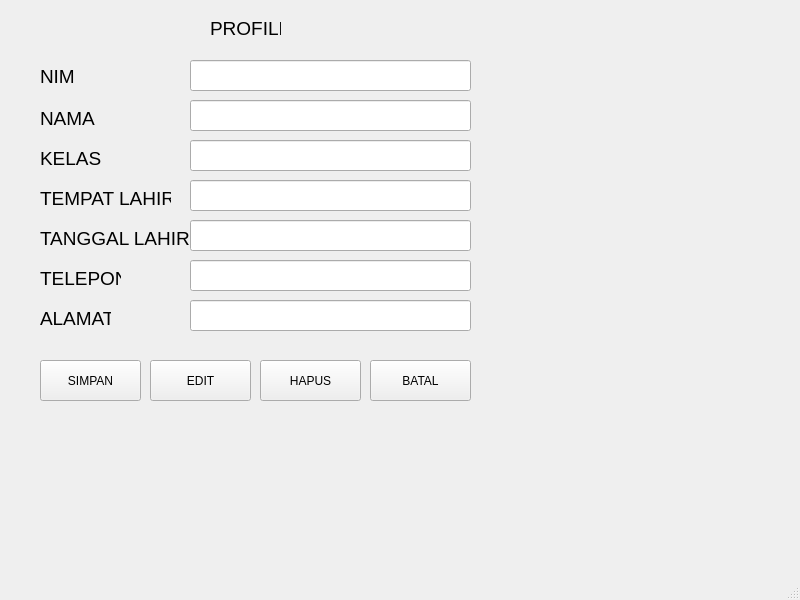
<?xml version="1.0" encoding="UTF-8"?>
<ui version="4.0">
 <class>MainWindow</class>
 <widget class="QMainWindow" name="MainWindow">
  <property name="geometry">
   <rect>
    <x>0</x>
    <y>0</y>
    <width>800</width>
    <height>600</height>
   </rect>
  </property>
  <property name="windowTitle">
   <string>MainWindow</string>
  </property>
  <property name="autoFillBackground">
   <bool>false</bool>
  </property>
  <widget class="QWidget" name="centralwidget">
   <widget class="QLabel" name="label">
    <property name="geometry">
     <rect>
      <x>40</x>
      <y>70</y>
      <width>47</width>
      <height>13</height>
     </rect>
    </property>
    <property name="font">
     <font>
      <pointsize>14</pointsize>
     </font>
    </property>
    <property name="text">
     <string>NIM</string>
    </property>
   </widget>
   <widget class="QLabel" name="label_2">
    <property name="geometry">
     <rect>
      <x>210</x>
      <y>20</y>
      <width>71</width>
      <height>16</height>
     </rect>
    </property>
    <property name="font">
     <font>
      <pointsize>14</pointsize>
     </font>
    </property>
    <property name="text">
     <string>PROFILE</string>
    </property>
   </widget>
   <widget class="QLabel" name="label_3">
    <property name="geometry">
     <rect>
      <x>40</x>
      <y>110</y>
      <width>71</width>
      <height>16</height>
     </rect>
    </property>
    <property name="font">
     <font>
      <pointsize>14</pointsize>
     </font>
    </property>
    <property name="text">
     <string>NAMA</string>
    </property>
   </widget>
   <widget class="QLabel" name="label_4">
    <property name="geometry">
     <rect>
      <x>40</x>
      <y>150</y>
      <width>71</width>
      <height>16</height>
     </rect>
    </property>
    <property name="font">
     <font>
      <pointsize>14</pointsize>
     </font>
    </property>
    <property name="text">
     <string>KELAS</string>
    </property>
   </widget>
   <widget class="QLabel" name="label_5">
    <property name="geometry">
     <rect>
      <x>40</x>
      <y>190</y>
      <width>131</width>
      <height>16</height>
     </rect>
    </property>
    <property name="font">
     <font>
      <pointsize>14</pointsize>
     </font>
    </property>
    <property name="text">
     <string>TEMPAT LAHIR</string>
    </property>
   </widget>
   <widget class="QLabel" name="label_6">
    <property name="geometry">
     <rect>
      <x>40</x>
      <y>230</y>
      <width>151</width>
      <height>16</height>
     </rect>
    </property>
    <property name="font">
     <font>
      <pointsize>14</pointsize>
     </font>
    </property>
    <property name="text">
     <string>TANGGAL LAHIR</string>
    </property>
   </widget>
   <widget class="QLabel" name="label_7">
    <property name="geometry">
     <rect>
      <x>40</x>
      <y>270</y>
      <width>81</width>
      <height>16</height>
     </rect>
    </property>
    <property name="font">
     <font>
      <pointsize>14</pointsize>
     </font>
    </property>
    <property name="text">
     <string>TELEPON</string>
    </property>
   </widget>
   <widget class="QLabel" name="label_8">
    <property name="geometry">
     <rect>
      <x>40</x>
      <y>310</y>
      <width>71</width>
      <height>16</height>
     </rect>
    </property>
    <property name="font">
     <font>
      <pointsize>14</pointsize>
     </font>
    </property>
    <property name="text">
     <string>ALAMAT</string>
    </property>
   </widget>
   <widget class="QLineEdit" name="lineEdit">
    <property name="geometry">
     <rect>
      <x>190</x>
      <y>180</y>
      <width>281</width>
      <height>31</height>
     </rect>
    </property>
   </widget>
   <widget class="QLineEdit" name="lineEdit_2">
    <property name="geometry">
     <rect>
      <x>190</x>
      <y>220</y>
      <width>281</width>
      <height>31</height>
     </rect>
    </property>
   </widget>
   <widget class="QLineEdit" name="lineEdit_3">
    <property name="geometry">
     <rect>
      <x>190</x>
      <y>260</y>
      <width>281</width>
      <height>31</height>
     </rect>
    </property>
   </widget>
   <widget class="QLineEdit" name="lineEdit_4">
    <property name="geometry">
     <rect>
      <x>190</x>
      <y>300</y>
      <width>281</width>
      <height>31</height>
     </rect>
    </property>
   </widget>
   <widget class="QLineEdit" name="lineEdit_5">
    <property name="geometry">
     <rect>
      <x>190</x>
      <y>140</y>
      <width>281</width>
      <height>31</height>
     </rect>
    </property>
   </widget>
   <widget class="QLineEdit" name="lineEdit_6">
    <property name="geometry">
     <rect>
      <x>190</x>
      <y>100</y>
      <width>281</width>
      <height>31</height>
     </rect>
    </property>
   </widget>
   <widget class="QLineEdit" name="lineEdit_7">
    <property name="geometry">
     <rect>
      <x>190</x>
      <y>60</y>
      <width>281</width>
      <height>31</height>
     </rect>
    </property>
   </widget>
   <widget class="QPushButton" name="pushButton">
    <property name="geometry">
     <rect>
      <x>40</x>
      <y>360</y>
      <width>101</width>
      <height>41</height>
     </rect>
    </property>
    <property name="text">
     <string>SIMPAN</string>
    </property>
   </widget>
   <widget class="QPushButton" name="pushButton_2">
    <property name="geometry">
     <rect>
      <x>150</x>
      <y>360</y>
      <width>101</width>
      <height>41</height>
     </rect>
    </property>
    <property name="text">
     <string>EDIT</string>
    </property>
   </widget>
   <widget class="QPushButton" name="pushButton_3">
    <property name="geometry">
     <rect>
      <x>260</x>
      <y>360</y>
      <width>101</width>
      <height>41</height>
     </rect>
    </property>
    <property name="text">
     <string>HAPUS</string>
    </property>
   </widget>
   <widget class="QPushButton" name="pushButton_4">
    <property name="geometry">
     <rect>
      <x>370</x>
      <y>360</y>
      <width>101</width>
      <height>41</height>
     </rect>
    </property>
    <property name="text">
     <string>BATAL</string>
    </property>
   </widget>
  </widget>
  <widget class="QMenuBar" name="menubar">
   <property name="geometry">
    <rect>
     <x>0</x>
     <y>0</y>
     <width>800</width>
     <height>21</height>
    </rect>
   </property>
  </widget>
  <widget class="QStatusBar" name="statusbar"/>
 </widget>
 <resources/>
 <connections/>
</ui>
